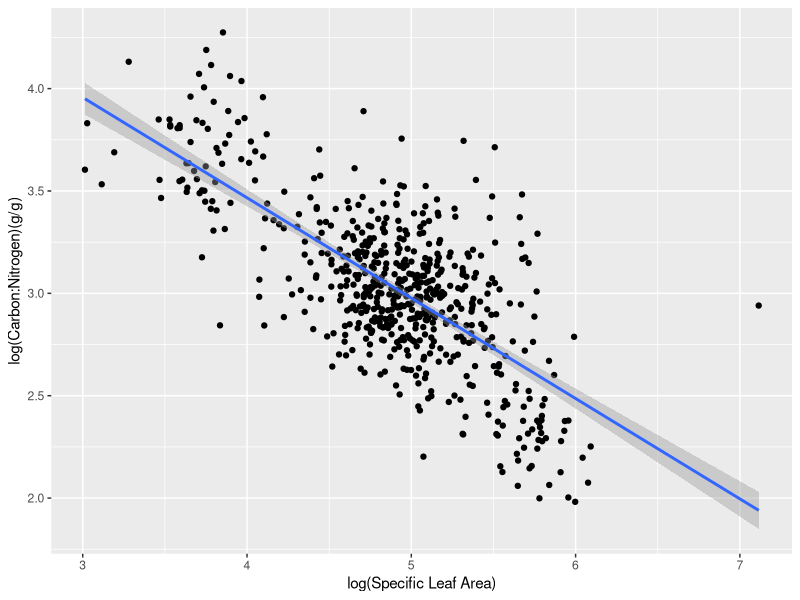
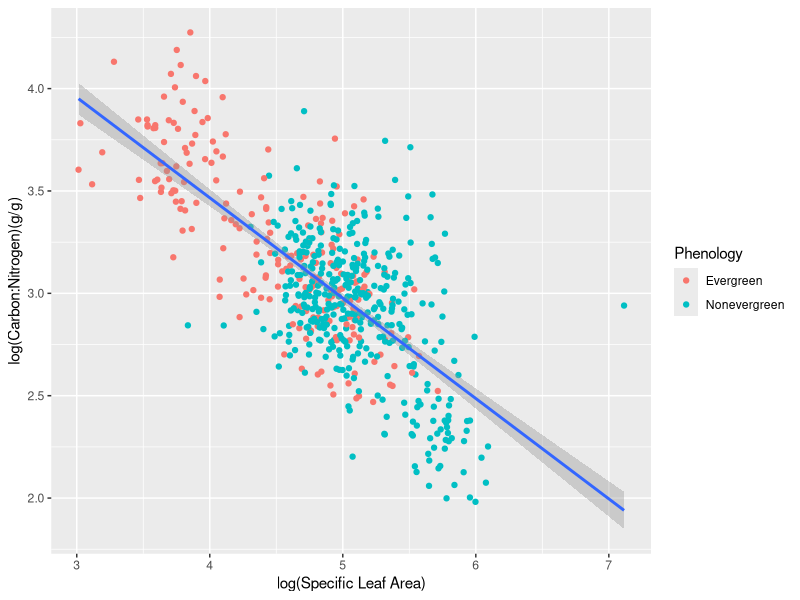
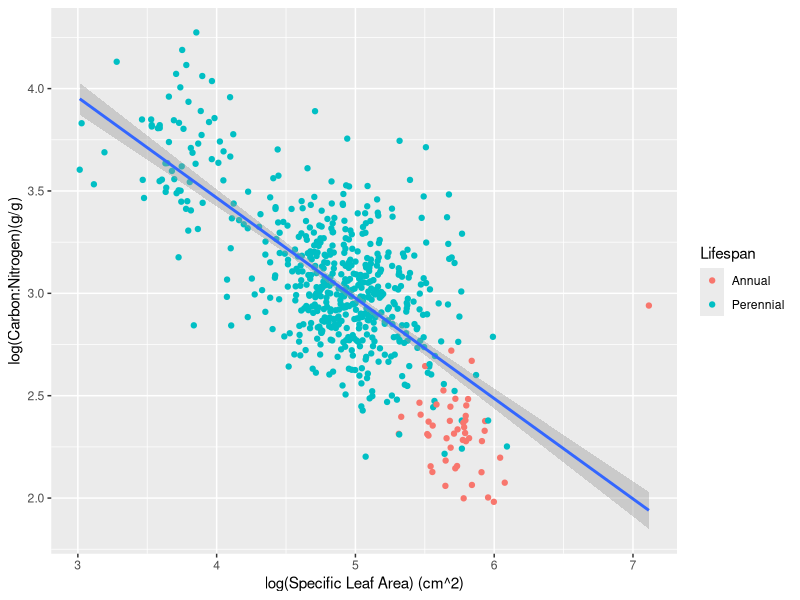
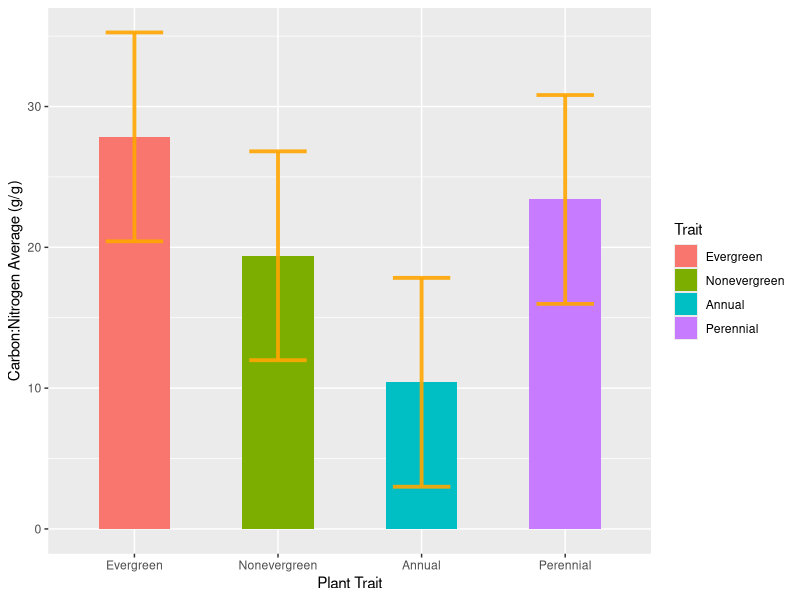
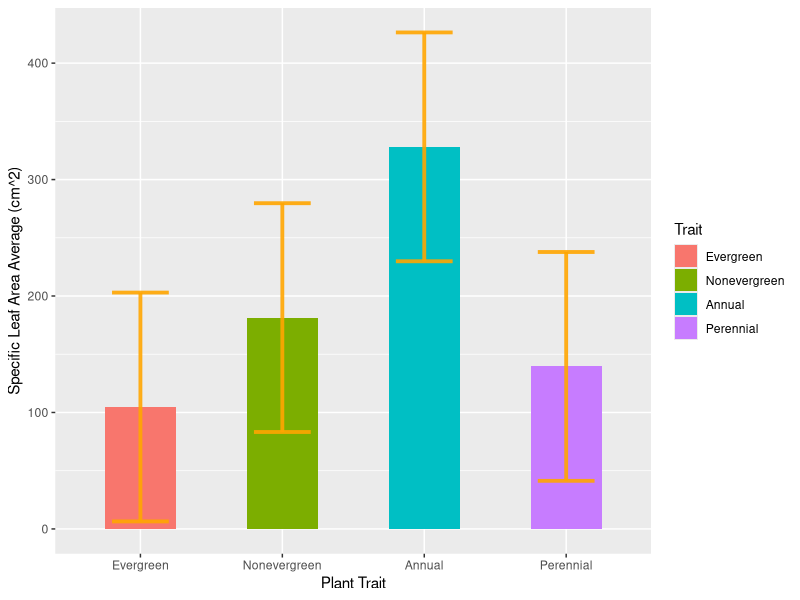

The R source for these figures, in order:
## ---- chunk 1
# Load needed libraries
library(tidyverse)
library(Hmisc)
library(corrplot)
library(ggplot2)
## ---- chunk 2
# Read LCE dataframe from data folder, create a new column for specific leaf area, select needed columns and remove the NA's within the data

LCE_data <- read_csv("data/LCE/LCE_data.csv") %>%
  mutate(SLA = LA/LM) %>%# Make specific leaf area column (leaf area/leaf mass)
  select(Phenology, Lifespan, CN, SLA)%>%
filter(!is.na(CN))%>%
filter(!is.na(SLA))

# Changed some data columns to factors for proper future graphing
LCE_data$Phenology <- as.factor(LCE_data$Phenology)
LCE_data$Lifespan <- as.factor(LCE_data$Lifespan)

# Created a seperate data frame for each of the four traits in order to calculate the average CN and SLA measurement of each one
evergreen <- filter(LCE_data, Phenology == "Evergreen") %>%
  mutate(CN_avg = mean(CN)) %>%
  mutate(SLA_avg = mean(SLA)) %>%
  mutate(Trait = Phenology)%>%
  select(Trait,CN_avg,SLA_avg) 
  
nonevergreen <- filter(LCE_data, Phenology == "Nonevergreen") %>%
  mutate(CN_avg = mean(CN)) %>%
  mutate(SLA_avg = mean(SLA))%>%
  mutate(Trait = Phenology) %>%
select(Trait,CN_avg,SLA_avg)

perennial <- filter(LCE_data, Lifespan == "Perennial") %>%
  mutate(CN_avg = mean(CN)) %>%
  mutate(SLA_avg = mean(SLA)) %>%
   mutate(Trait = Lifespan) %>%
  select(Trait,CN_avg,SLA_avg)

annual <- filter(LCE_data, Lifespan == "Annual") %>%
  mutate(CN_avg = mean(CN)) %>%
  mutate(SLA_avg = mean(SLA))%>%
  mutate(Trait = Lifespan) %>%
  select(Trait,CN_avg,SLA_avg)

# Combined all the datasets into one
Phenology <- full_join(evergreen, nonevergreen) %>%
  filter(row_number()==1|row_number()==211)

Lifespan <- full_join(perennial, annual) %>%
  filter(row_number()==1|row_number()==548)

Traits <- full_join(Phenology, Lifespan)


## ---- chunk 3
#Scatter plot: log(CN) vs. log(SLA) + linear model
ggplot(data = LCE_data) +
  geom_point(mapping = aes(x = log(SLA), y = log(CN)))+
  geom_smooth(mapping = aes(x = log(SLA), y = log(CN)), method = lm)+ #adding linear model
  labs(x = "log(Specific Leaf Area)", y = "log(Carbon:Nitrogen)(g/g)")
theme_bw()

#Scatter plot: log(CN) vs. log(SLA) with Phenology color aesthetic + linear model
ggplot(data = LCE_data) +
  geom_point(mapping = aes(x = log(SLA), y = log(CN), color = Phenology))+
  geom_smooth(mapping = aes(x = log(SLA), y = log(CN)), method = lm)+ #adding linear model
  labs(x = "log(Specific Leaf Area)", y = "log(Carbon:Nitrogen)(g/g)")
theme_bw()

#Scatter plot: log(CN) vs. log(SLA) with Lifespan color aesthetic + linear model
ggplot(data = LCE_data) +
  geom_point(mapping = aes(x = log(SLA), y = log(CN), color = Lifespan))+
  geom_smooth(mapping = aes(x = log(SLA), y = log(CN)), method = lm)+ #adding linear model
  labs(x = "log(Specific Leaf Area) (cm^2)", y = "log(Carbon:Nitrogen)(g/g)")
theme_bw()

## ---- chunk 4
#Bar Plots
sd_CNavg<-sd(Traits$CN_avg) #calculating Standard Deviation

#Bar plot: CN_avg vs. Plant Trait
ggplot(data=Traits, aes(x=Trait, y=CN_avg, fill = Trait)) +
  geom_bar(stat="identity", width=0.5)+
  geom_errorbar( aes(x=Trait, ymin=CN_avg-sd_CNavg, ymax=CN_avg+sd_CNavg), width=0.4, colour="orange", alpha=0.9, size=1.3)+ #adding error bars
  labs(x = "Plant Trait", y = "Carbon:Nitrogen Average (g/g)")

sd_SLAavg<-sd(Traits$SLA_avg) #calculating Standard Deviation

#Bar plot: SLA_avg vs. Plant Trait
ggplot(data=Traits, aes(x=Trait, y=SLA_avg, fill = Trait)) +
  geom_bar(stat="identity", width=0.5)+
  geom_errorbar( aes(x=Trait, ymin=SLA_avg-sd_SLAavg, ymax=SLA_avg+sd_SLAavg), width=0.4, colour="orange", alpha=0.9, size=1.3)+ #adding error bars
  labs(x = "Plant Trait", y = "Specific Leaf Area Average (cm^2)")
## ---- chunk 5
#Calculated correlation between log (CN) vs. log(SLA) 

CN_SLA <- cor.test(log(LCE_data$CN), 
         log(LCE_data$SLA))
# Looked at correlation summary
CN_SLA

## ---- chunk 6
#Created linear regression model for log(CN) ~ log(SLA) 
reg_CN_SLA <- lm(log(CN) ~ log(SLA), 
                    data = LCE_data)
# Looked at linear regression summary
summary(reg_CN_SLA)

## ---- chunk 7
# Performed independent 2-group t-test across phenology for both CN and SLA
CN_Phen<-t.test(Phenology$CN_avg) 
CN_Phen
SLA_Phen<-t.test(Phenology$SLA_avg)
SLA_Phen

# Performed independent 2-group t-test across lifespan for both CN and SLA
CN_LS<-t.test(Lifespan$CN_avg) 
CN_LS
SLA_LS<-t.test(Lifespan$SLA_avg)
SLA_LS
